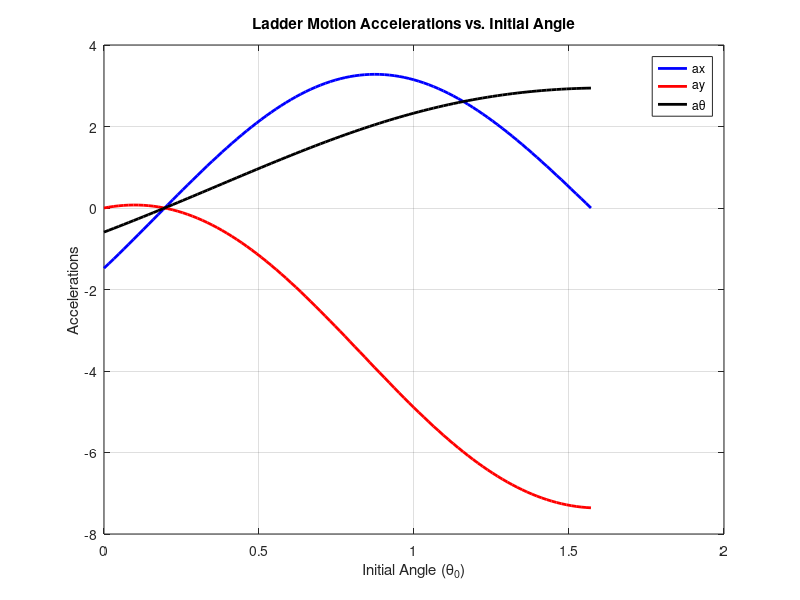

Reproduce this figure in MATLAB.
% Given values
theta_0 = pi / 6; % Initial angle of the ladder
omega_0 = 0; % Initial angular velocity
mu_k = 0.1; % Coefficient of kinetic friction
L = 5; % Length of the ladder (in meters)
W = 25; % Weight of the ladder (in kg)
g = 9.81; % Acceleration due to gravity (in m/s^2)

% Create an array of initial angles to investigate
theta_0_values = linspace(0, pi/2, 100); % Vary from 0 to pi/2

% Initialize arrays to store accelerations
ax_values = zeros(size(theta_0_values));
ay_values = zeros(size(theta_0_values));
atheta_values = zeros(size(theta_0_values));

% Iterate through different initial angles
for i = 1:length(theta_0_values)
    theta_0 = theta_0_values(i);

    % Create coefficient matrices
    A = [-mu_k, 0, 1, 0, 0, 0, 0; 
         0, -mu_k, 0, 1, 0, 0, 0; 
         1, 0, 0, -1, -W/g, 0, 0; 
         0, 1, 1, 0, 0, -W/g, 0; 
         cos(theta_0), -sin(theta_0), -sin(theta_0), cos(theta_0), 0, 0, (W*L)/(6*g); 
         0, 0, 0, 0, 2, 0, -L*cos(theta_0); 
         0, 0, 0, 0, 0, 2, L*sin(theta_0)];
    
    B = [0; 0; 0; W; 0; 0; 0];

    % Solve for accelerations
    accelerations = A \ B;
    
    % Store the results
    ax_values(i) = accelerations(5);
    ay_values(i) = accelerations(6);
    atheta_values(i) = accelerations(7);
end

% Create the plot
figure;
plot(theta_0_values, ax_values, 'b', 'LineWidth', 2);
hold on;
plot(theta_0_values, ay_values, 'r', 'LineWidth', 2);
plot(theta_0_values, atheta_values, 'k', 'LineWidth', 2);

% Add labels and legend
xlabel('Initial Angle (θ_0)');
ylabel('Accelerations');
legend('ax', 'ay', 'aθ');
title('Ladder Motion Accelerations vs. Initial Angle');
grid on;

% Find the critical value of theta_0 (where the curves intersect)
critical_theta_0 = theta_0_values(abs(ax_values - ay_values) < 0.001);

% Display the critical angle
disp(['The critical angle is approximately θ_0 = ', num2str(critical_theta_0)]);

% End of the code
